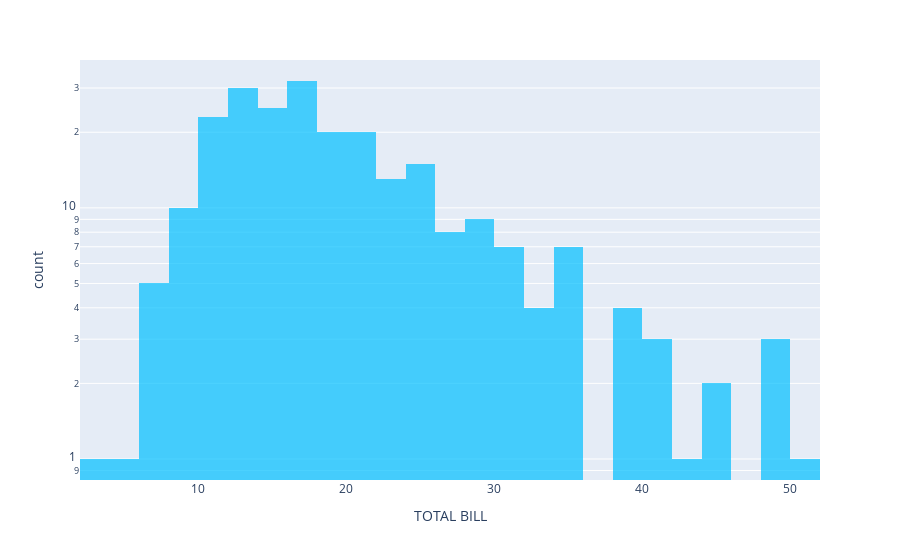

Source (notebook cell):
### Code cell
fig = px.histogram(tips, x='total_bill',
                  labels={'total_bill':'TOTAL BILL'},
                  opacity = 0.7,
                  log_y=True,
                  color_discrete_sequence=['deepskyblue'])
fig.show()

### Figure 1 — Plotly figure (JSON) as saved in the notebook; plotly's stock layout.template omitted (floating-point values rounded to 4 significant figures; data arrays with more than 128 entries replaced by an {"elided": "..."} marker saying what was removed)
{"data": [{"alignmentgroup": "True", "bingroup": "x", "hovertemplate": "TOTAL BILL=%{x}<br>count=%{y}<extra></extra>", "legendgroup": "", "marker": {"color": "deepskyblue", "opacity": 0.7}, "name": "", "offsetgroup": "", "orientation": "v", "showlegend": false, "type": "histogram", "x": {"elided": "244 float values"}, "xaxis": "x", "yaxis": "y"}], "layout": {"barmode": "relative", "legend": {"tracegroupgap": 0}, "margin": {"t": 60}, "xaxis": {"anchor": "y", "domain": [0, 1], "title": {"text": "TOTAL BILL"}}, "yaxis": {"anchor": "x", "domain": [0, 1], "title": {"text": "count"}, "type": "log"}}}
